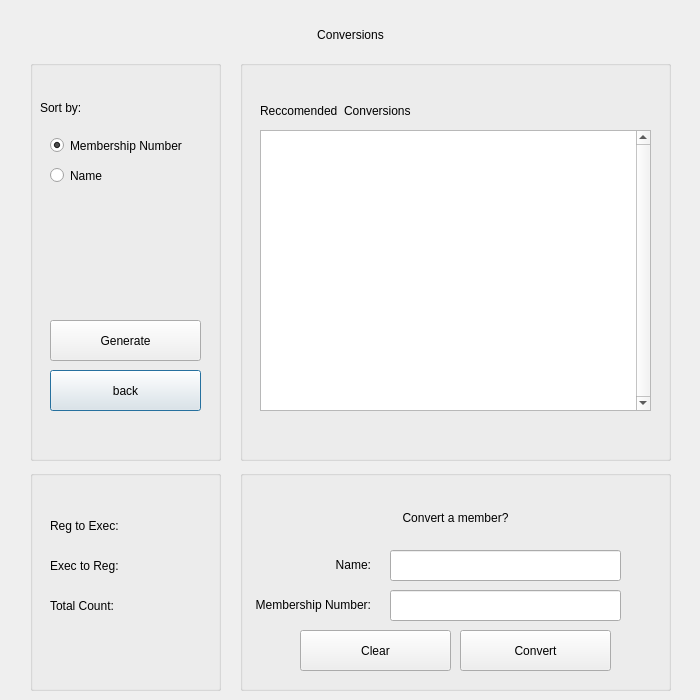
<?xml version="1.0" encoding="UTF-8"?>
<ui version="4.0">
 <class>Conversion</class>
 <widget class="QDialog" name="Conversion">
  <property name="geometry">
   <rect>
    <x>0</x>
    <y>0</y>
    <width>700</width>
    <height>700</height>
   </rect>
  </property>
  <property name="windowTitle">
   <string>Dialog</string>
  </property>
  <widget class="QGroupBox" name="groupBox">
   <property name="geometry">
    <rect>
     <x>30</x>
     <y>60</y>
     <width>191</width>
     <height>401</height>
    </rect>
   </property>
   <property name="title">
    <string/>
   </property>
   <widget class="QLabel" name="label_3">
    <property name="geometry">
     <rect>
      <x>10</x>
      <y>40</y>
      <width>161</width>
      <height>16</height>
     </rect>
    </property>
    <property name="text">
     <string>Sort by:</string>
    </property>
   </widget>
   <widget class="QHoverSensitiveButton" name="back">
    <property name="geometry">
     <rect>
      <x>20</x>
      <y>310</y>
      <width>151</width>
      <height>41</height>
     </rect>
    </property>
    <property name="text">
     <string>back</string>
    </property>
   </widget>
   <widget class="QRadioButton" name="name">
    <property name="geometry">
     <rect>
      <x>20</x>
      <y>100</y>
      <width>151</width>
      <height>31</height>
     </rect>
    </property>
    <property name="text">
     <string>Name</string>
    </property>
    <property name="checked">
     <bool>false</bool>
    </property>
    <property name="autoExclusive">
     <bool>true</bool>
    </property>
   </widget>
   <widget class="QRadioButton" name="number">
    <property name="geometry">
     <rect>
      <x>20</x>
      <y>70</y>
      <width>151</width>
      <height>31</height>
     </rect>
    </property>
    <property name="text">
     <string>Membership Number</string>
    </property>
    <property name="checked">
     <bool>true</bool>
    </property>
    <property name="autoExclusive">
     <bool>true</bool>
    </property>
   </widget>
   <widget class="QHoverSensitiveButton" name="generate">
    <property name="geometry">
     <rect>
      <x>20</x>
      <y>260</y>
      <width>151</width>
      <height>41</height>
     </rect>
    </property>
    <property name="text">
     <string>Generate</string>
    </property>
   </widget>
  </widget>
  <widget class="QLabel" name="label">
   <property name="geometry">
    <rect>
     <x>10</x>
     <y>20</y>
     <width>681</width>
     <height>31</height>
    </rect>
   </property>
   <property name="text">
    <string>&lt;html&gt;&lt;head/&gt;&lt;body&gt;&lt;p align=&quot;center&quot;&gt;Conversions&lt;/p&gt;&lt;/body&gt;&lt;/html&gt;</string>
   </property>
  </widget>
  <widget class="QGroupBox" name="groupBox_3">
   <property name="geometry">
    <rect>
     <x>240</x>
     <y>60</y>
     <width>431</width>
     <height>401</height>
    </rect>
   </property>
   <property name="title">
    <string/>
   </property>
   <widget class="QListView" name="listView">
    <property name="geometry">
     <rect>
      <x>20</x>
      <y>70</y>
      <width>391</width>
      <height>281</height>
     </rect>
    </property>
    <property name="verticalScrollBarPolicy">
     <enum>Qt::ScrollBarAlwaysOn</enum>
    </property>
    <property name="horizontalScrollBarPolicy">
     <enum>Qt::ScrollBarAlwaysOff</enum>
    </property>
    <property name="alternatingRowColors">
     <bool>false</bool>
    </property>
   </widget>
   <widget class="QLabel" name="label_2">
    <property name="geometry">
     <rect>
      <x>20</x>
      <y>40</y>
      <width>171</width>
      <height>21</height>
     </rect>
    </property>
    <property name="text">
     <string>Reccomended  Conversions</string>
    </property>
   </widget>
  </widget>
  <widget class="QGroupBox" name="groupBox_2">
   <property name="geometry">
    <rect>
     <x>30</x>
     <y>470</y>
     <width>191</width>
     <height>221</height>
    </rect>
   </property>
   <property name="title">
    <string/>
   </property>
   <widget class="QLabel" name="label_4">
    <property name="geometry">
     <rect>
      <x>20</x>
      <y>40</y>
      <width>111</width>
      <height>31</height>
     </rect>
    </property>
    <property name="text">
     <string>Reg to Exec: </string>
    </property>
   </widget>
   <widget class="QLabel" name="label_5">
    <property name="geometry">
     <rect>
      <x>20</x>
      <y>80</y>
      <width>111</width>
      <height>31</height>
     </rect>
    </property>
    <property name="text">
     <string>Exec to Reg:</string>
    </property>
   </widget>
   <widget class="QLabel" name="label_6">
    <property name="geometry">
     <rect>
      <x>20</x>
      <y>120</y>
      <width>111</width>
      <height>31</height>
     </rect>
    </property>
    <property name="text">
     <string>Total Count:</string>
    </property>
   </widget>
  </widget>
  <widget class="QGroupBox" name="groupBox_4">
   <property name="geometry">
    <rect>
     <x>240</x>
     <y>470</y>
     <width>431</width>
     <height>221</height>
    </rect>
   </property>
   <property name="title">
    <string/>
   </property>
   <widget class="QLabel" name="label_8">
    <property name="geometry">
     <rect>
      <x>20</x>
      <y>80</y>
      <width>111</width>
      <height>31</height>
     </rect>
    </property>
    <property name="text">
     <string>&lt;html&gt;&lt;head/&gt;&lt;body&gt;&lt;p align=&quot;right&quot;&gt;Name:&lt;/p&gt;&lt;/body&gt;&lt;/html&gt;</string>
    </property>
   </widget>
   <widget class="QLineEdit" name="nameconvert">
    <property name="geometry">
     <rect>
      <x>150</x>
      <y>80</y>
      <width>231</width>
      <height>31</height>
     </rect>
    </property>
   </widget>
   <widget class="QLineEdit" name="numberconvert">
    <property name="geometry">
     <rect>
      <x>150</x>
      <y>120</y>
      <width>231</width>
      <height>31</height>
     </rect>
    </property>
   </widget>
   <widget class="QLabel" name="label_9">
    <property name="geometry">
     <rect>
      <x>10</x>
      <y>120</y>
      <width>121</width>
      <height>31</height>
     </rect>
    </property>
    <property name="text">
     <string>&lt;html&gt;&lt;head/&gt;&lt;body&gt;&lt;p align=&quot;right&quot;&gt;Membership Number:&lt;/p&gt;&lt;/body&gt;&lt;/html&gt;</string>
    </property>
   </widget>
   <widget class="QHoverSensitiveButton" name="clear">
    <property name="geometry">
     <rect>
      <x>60</x>
      <y>160</y>
      <width>151</width>
      <height>41</height>
     </rect>
    </property>
    <property name="text">
     <string>Clear</string>
    </property>
   </widget>
   <widget class="QHoverSensitiveButton" name="back_2">
    <property name="geometry">
     <rect>
      <x>220</x>
      <y>160</y>
      <width>151</width>
      <height>41</height>
     </rect>
    </property>
    <property name="text">
     <string>Convert</string>
    </property>
   </widget>
   <widget class="QLabel" name="label_7">
    <property name="geometry">
     <rect>
      <x>10</x>
      <y>40</y>
      <width>411</width>
      <height>16</height>
     </rect>
    </property>
    <property name="text">
     <string>&lt;html&gt;&lt;head/&gt;&lt;body&gt;&lt;p align=&quot;center&quot;&gt;Convert a member?&lt;/p&gt;&lt;/body&gt;&lt;/html&gt;</string>
    </property>
   </widget>
  </widget>
 </widget>
 <customwidgets>
  <customwidget>
   <class>QHoverSensitiveButton</class>
   <extends>QPushButton</extends>
   <header>qhoversensitivebutton.h</header>
  </customwidget>
 </customwidgets>
 <resources/>
 <connections/>
</ui>
